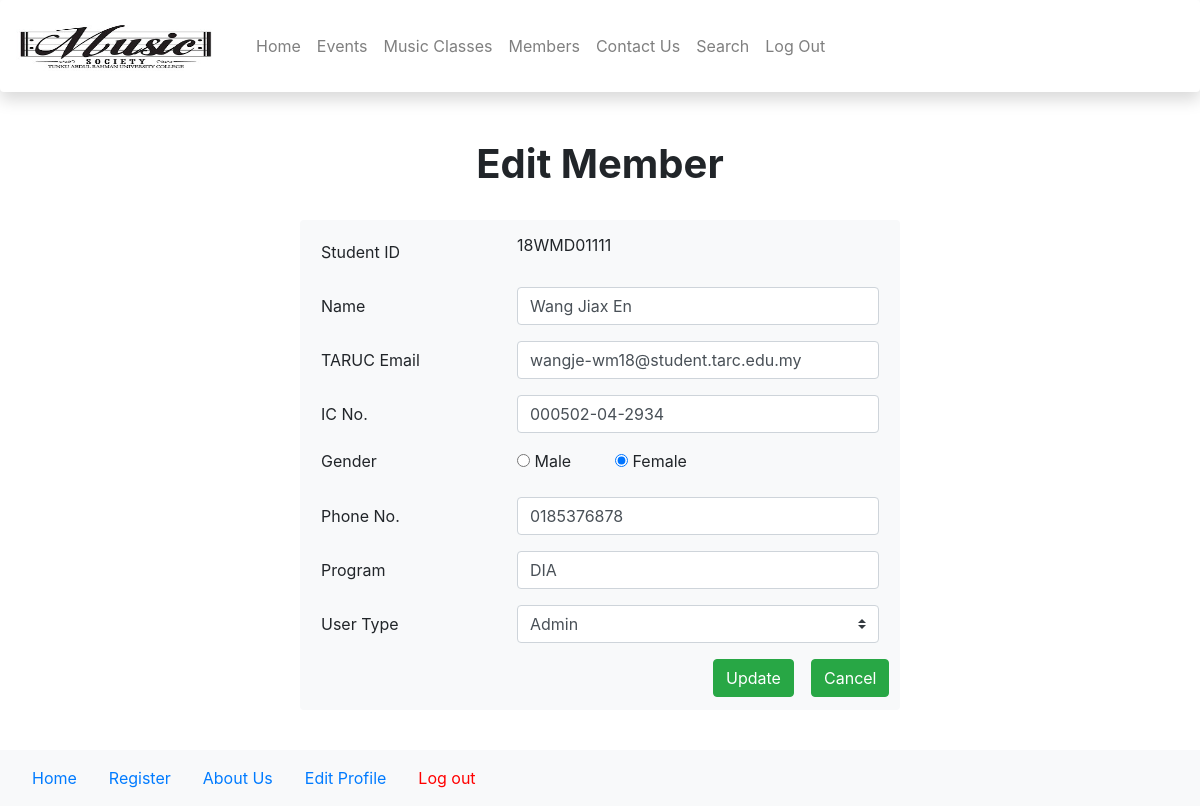
The app's page /Admin-edit.php?studentid=18WMD01111 with its own data.
### tables this page shows
CREATE TABLE `memberslist` (
  `Name` varchar(30) NOT NULL,
  `StudentID` varchar(10) NOT NULL,
  `ICNo` varchar(14) NOT NULL,
  `Gender` char(1) NOT NULL,
  `Phone` varchar(11) NOT NULL,
  `Program` varchar(3) NOT NULL,
  `Email` varchar(50) NOT NULL,
  `Password` varchar(100) NOT NULL,
  `user_level` int(1) NOT NULL,
  `status` int(1) NOT NULL DEFAULT '0'
);

### Admin-edit.php (the view, shortened to what this page needs)
<?php
$studentid = $_REQUEST['studentid'];
include 'conn.php';
$sql = "select * from memberslist where StudentID='{$studentid}'";
$r = mysqli_query($link, $sql);
$row = mysqli_fetch_array($r);
extract($row);
?>
<!DOCTYPE html>
<html lang="en">
    <head>
        <link rel="stylesheet" href="https://stackpath.bootstrapcdn.com/bootstrap/4.3.1/css/bootstrap.min.css">
    </head>
    <body>
        <header>
            <nav class="navbar navbar-expand-lg navbar-light bg-white shadow p-3 mb-5 rounded">
                <a class="navbar-brand" href="Home.php">
                    <img src="image/logo.jpg" width="200" height="50" class="d-inline-block align-top" alt="">
                </a>
                <div class="collapse navbar-collapse" id="navbarNavAltMarkup">
                    <div class="navbar-nav">
                        <a class="nav-item nav-link" href="edit.php" style="color: blueviolet;"><?php echo $_SESSION['admin'] ?></a>
                        <a class="nav-item nav-link" href="Home.php">Home</a>
                        <a class="nav-link" href="events.php">Events</a>
                        <a class='nav-link' href="classMembers.php">Music Classes</a>
                        <a class="nav-link" href="Admin-memberslist.php">Members</a>
                        <a class="nav-link" href="contact.php">Contact Us</a>
                        <a class="nav-link" href="search.php">Search</a>
                        <a class="nav-link" href="logout.php">Log Out</a>
                    </div>
                </div>
            </nav>
        </header>
        <div class="mx-auto text-center">
            <h1><b>Edit Member</b></h1>
        </div>
        <form action="<?php echo $_SERVER['PHP_SELF'] ?>" method="post"><br>
            <div class="container mx-auto alert bg-light" role="alert" style="width: 600px;">
                <div class="form-group row"><label class="col-sm-4 col-form-label">Student ID</label>
                    <div class="col"><?php echo $StudentID ?><input name="studentid" type="hidden" class="form-control" value="<?php echo $StudentID ?>"></div>
                </div>
                <div class="form-group row"><label class="col-sm-4 col-form-label">Name</label>
                    <div class="col"><input name="name" class="form-control" value="<?php echo $Name ?>"></div>
                </div>
                <div class="form-group row"><label class="col-sm-4 col-form-label">TARUC Email</label>
                    <div class="col"><input name="email" class="form-control" type="email"  value="<?php echo $Email ?>" placeholder="Exp. abcd-wm19@student.tarc.edu.my"></div>
                </div>
                <div class="form-group row"><label class="col-sm-4 col-form-label">IC No.</label>
                    <div class="col"><input name="ic" class="form-control" placeholder="xxxxxx-xx-xxxx" value="<?php echo $ICNo ?>" maxlength="14"></div>
                </div>
                <div class="form-group row"><legend class="col-form-label col-sm-4 pt-0">Gender</legend>
                    <div class="col-2">
                        <input name="gender" type="radio" value="M" <?php if ($Gender == 'M') echo'checked' ?>>
                        <label>Male</label>
                    </div>
                    <div class="col">
                        <input name="gender" type="radio" value="F" <?php if ($Gender == 'F') echo'checked' ?>>
                        <label>Female</label>
                    </div>
                </div>
                <div class="form-group row"><label class="col-sm-4 col-form-label">Phone No.</label>
                    <div class="col"><input name="phone" class="form-control" value="<?php echo $Phone ?>" type="tel" maxlength="11"></div>
                </div>
                <div class="form-group row"><label class="col-sm-4 col-form-label">Program</label>
                    <div class="col"><input name="program" class="form-control" value="<?php echo $Program ?>" placeholder="Exp. DIT" maxlength="3"></div>
                </div>
                <div class="form-group row">
                    <label class="col-sm-4 col-form-label">User Type</label>
                    <div class="col">
                        <select name="userlevel" class="custom-select">
                            <option value="1" <?php if ($row['user_level'] == 1) echo'selected' ?> >Admin</option>
                        </select>
                    </div>
                </div>
                <div class="row justify-content-end">
                    <div class="col-2"><input name="submit" type="submit" class="btn btn-success"value="Update"></div>
                    <div class="col-2"><input name="reset" type="reset" class="btn btn-success" value="Cancel" onclick="location = 'Admin-memberslist.php'"></div>
                </div>
            </div>
        </form>
    </body><br>
    <?php include 'Admin-footer.php'; ?>
</html>

### Admin-edit.php (style rules this page uses)
body { background-image: url("image/music-background.jpg"); background-size: cover; }

### records on screen
memberslist: StudentID "18WMD01111", name "Wang Jiax En", email "wangje-wm18@student.tarc.edu.my", ic "000502-04-2934", Gender "☑", phone "0185376878", program "DIA", userlevel "Admin"
